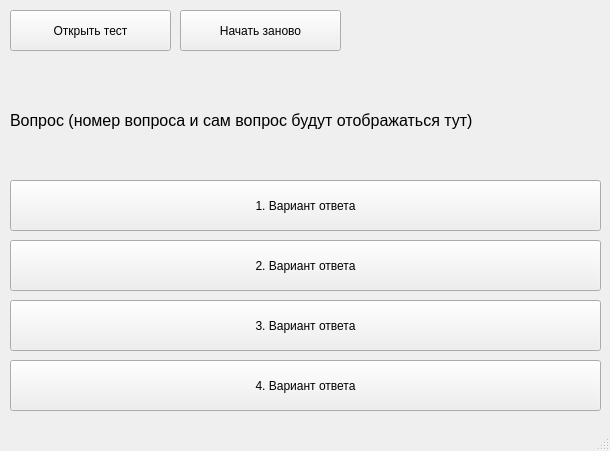
<?xml version="1.0" encoding="UTF-8"?>
<ui version="4.0">
 <class>main_window</class>
 <widget class="QMainWindow" name="main_window">
  <property name="geometry">
   <rect>
    <x>0</x>
    <y>0</y>
    <width>610</width>
    <height>451</height>
   </rect>
  </property>
  <property name="windowTitle">
   <string>MainWindow</string>
  </property>
  <widget class="QWidget" name="centralwidget">
   <widget class="QLabel" name="label_test_question">
    <property name="geometry">
     <rect>
      <x>10</x>
      <y>70</y>
      <width>591</width>
      <height>101</height>
     </rect>
    </property>
    <property name="font">
     <font>
      <pointsize>12</pointsize>
     </font>
    </property>
    <property name="text">
     <string>&lt;html&gt;&lt;head/&gt;&lt;body&gt;&lt;p&gt;Вопрос (номер вопроса и сам вопрос будут отображаться тут)&lt;/p&gt;&lt;/body&gt;&lt;/html&gt;</string>
    </property>
   </widget>
   <widget class="QPushButton" name="btn_var1">
    <property name="geometry">
     <rect>
      <x>10</x>
      <y>180</y>
      <width>591</width>
      <height>51</height>
     </rect>
    </property>
    <property name="text">
     <string>1. Вариант ответа</string>
    </property>
   </widget>
   <widget class="QPushButton" name="btn_var2">
    <property name="geometry">
     <rect>
      <x>10</x>
      <y>240</y>
      <width>591</width>
      <height>51</height>
     </rect>
    </property>
    <property name="text">
     <string>2. Вариант ответа</string>
    </property>
   </widget>
   <widget class="QPushButton" name="btn_var3">
    <property name="geometry">
     <rect>
      <x>10</x>
      <y>300</y>
      <width>591</width>
      <height>51</height>
     </rect>
    </property>
    <property name="text">
     <string>3. Вариант ответа</string>
    </property>
   </widget>
   <widget class="QPushButton" name="btn_var4">
    <property name="geometry">
     <rect>
      <x>10</x>
      <y>360</y>
      <width>591</width>
      <height>51</height>
     </rect>
    </property>
    <property name="text">
     <string>4. Вариант ответа</string>
    </property>
   </widget>
   <widget class="QPushButton" name="btn_open">
    <property name="geometry">
     <rect>
      <x>10</x>
      <y>10</y>
      <width>161</width>
      <height>41</height>
     </rect>
    </property>
    <property name="text">
     <string>Открыть тест</string>
    </property>
   </widget>
   <widget class="QPushButton" name="btn_reset">
    <property name="geometry">
     <rect>
      <x>180</x>
      <y>10</y>
      <width>161</width>
      <height>41</height>
     </rect>
    </property>
    <property name="text">
     <string>Начать заново</string>
    </property>
   </widget>
  </widget>
  <widget class="QMenuBar" name="menubar">
   <property name="geometry">
    <rect>
     <x>0</x>
     <y>0</y>
     <width>610</width>
     <height>21</height>
    </rect>
   </property>
  </widget>
  <widget class="QStatusBar" name="statusbar"/>
 </widget>
 <resources>
  <include location="ui_res.qrc"/>
 </resources>
 <connections/>
</ui>
